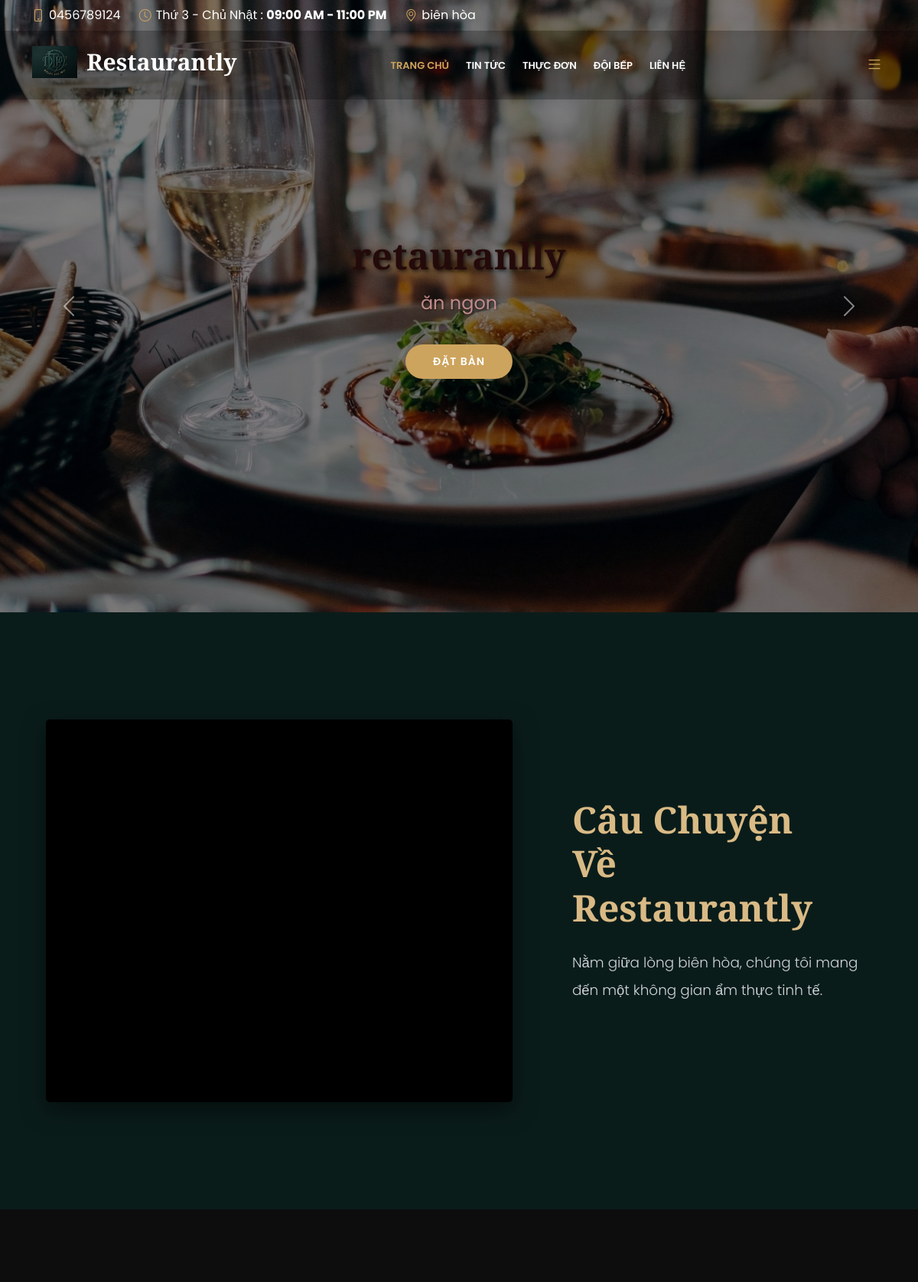
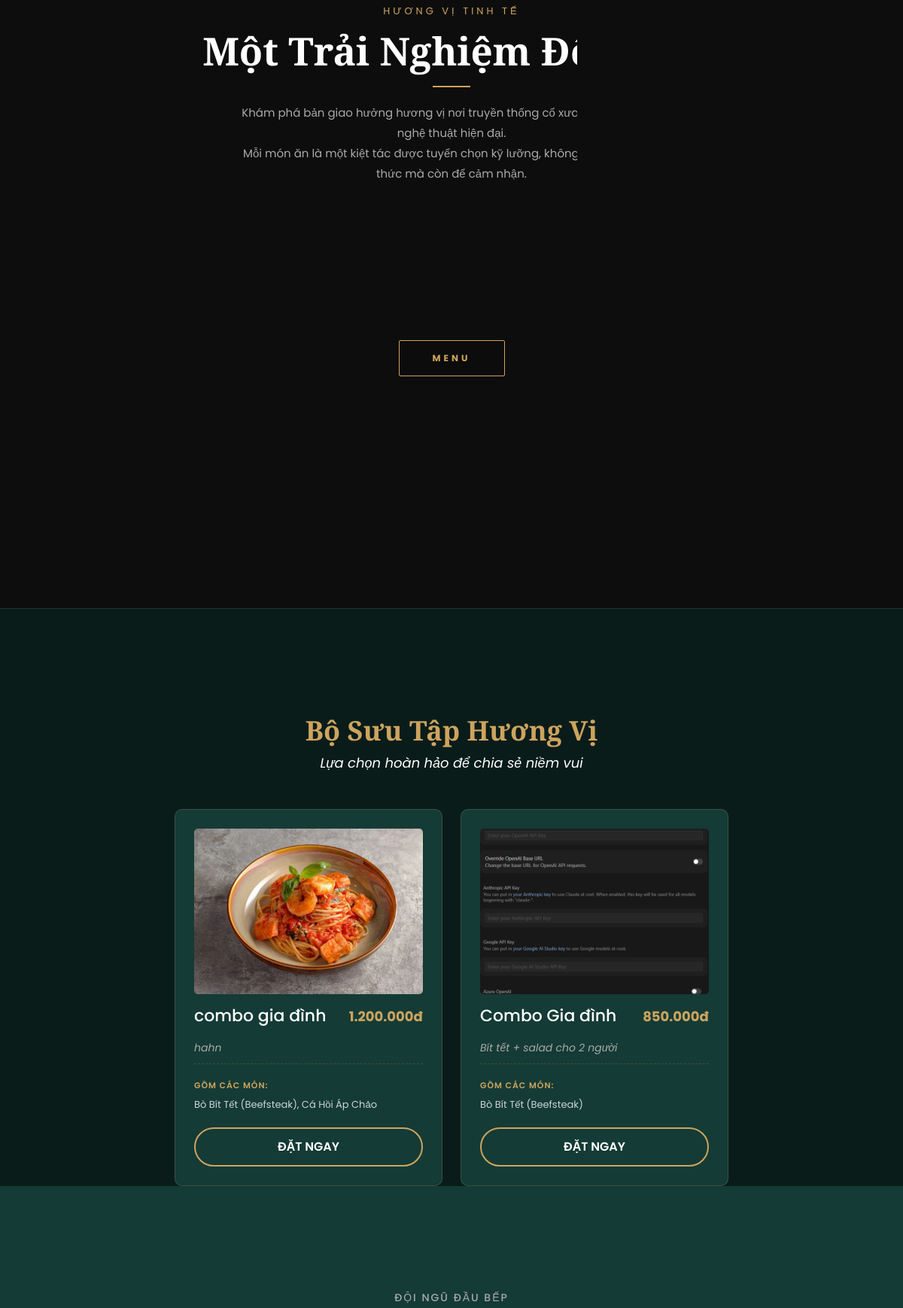
The page / (upper part) on the database its author committed (2 pictures, top to bottom).
### tables this page shows
CREATE TABLE `banners` (
  `id` int(11) NOT NULL,
  `image_url` varchar(255) NOT NULL,
  `title` text DEFAULT NULL,
  `description` text DEFAULT NULL,
  `font_family` varchar(50) DEFAULT 'Poppins',
  `text_color` varchar(20) DEFAULT '#ffffff',
  `text_align` varchar(20) DEFAULT 'center',
  `font_style` varchar(50) DEFAULT 'normal',
  `display_order` int(11) DEFAULT 0,
  `created_at` timestamp NOT NULL DEFAULT current_timestamp(),
  `desc_color` varchar(20) DEFAULT '#eeeeee',
  `desc_font_family` varchar(100) DEFAULT '''Poppins'', sans-serif',
  `desc_font_style` varchar(50) DEFAULT 'normal',
  `title_font_size` int(11) DEFAULT 48,
  `desc_font_size` int(11) DEFAULT 24,
  `is_active` tinyint(1) NOT NULL DEFAULT 1,
  `button_text` varchar(255) DEFAULT NULL,
  `button_link` varchar(255) DEFAULT NULL,
  `button_color` varchar(20) DEFAULT '#cda45e',
  `start_date` datetime DEFAULT NULL,
  `end_date` datetime DEFAULT NULL
);

CREATE TABLE `videos` (
  `id` int(11) NOT NULL,
  `video_type` enum('youtube','local') DEFAULT 'youtube',
  `video_url` varchar(255) DEFAULT NULL,
  `file_path` varchar(255) DEFAULT NULL,
  `created_at` timestamp NOT NULL DEFAULT current_timestamp()
);

CREATE TABLE `foods` (
  `id` int(11) NOT NULL,
  `category_id` int(11) DEFAULT NULL,
  `name` varchar(255) NOT NULL,
  `price` decimal(15,2) NOT NULL,
  `image` varchar(255) DEFAULT NULL,
  `description` text DEFAULT NULL,
  `status` tinyint(1) DEFAULT 1,
  `is_active` tinyint(1) NOT NULL DEFAULT 1,
  `is_chef_recommended` tinyint(1) DEFAULT 0,
  `allergens` text DEFAULT NULL,
  `wine_pairing_id` int(11) DEFAULT NULL,
  `chef_note` text DEFAULT NULL
);

CREATE TABLE `combos` (
  `id` int(11) NOT NULL,
  `name` varchar(255) NOT NULL,
  `description` text DEFAULT NULL,
  `price` decimal(15,2) NOT NULL,
  `image` varchar(255) DEFAULT NULL,
  `status` tinyint(1) DEFAULT 1,
  `is_active` tinyint(1) NOT NULL DEFAULT 1,
  `created_at` timestamp NOT NULL DEFAULT current_timestamp()
);

### index.php (the view, shortened to what this page needs)
<?php
$database = new Database();
$db = $database->getConnection();
$banners_db = [];
$video_type = 'youtube';
$video_url  = '';
$stmt_combos = null;
try {
  $stmt_banners = $db->prepare("SELECT * FROM banners WHERE is_active = 1 AND (start_date IS NULL OR start_date <= NOW()) AND (end_date IS NULL OR end_date >= NOW()) ORDER BY display_order ASC");
  $stmt_banners->execute();
  $banners_db = $stmt_banners->fetchAll(PDO::FETCH_ASSOC);
  $stmt_video = $db->prepare("SELECT * FROM videos ORDER BY id ASC LIMIT 1");
  $stmt_video->execute();
  $video_data = $stmt_video->fetch(PDO::FETCH_ASSOC);
  if ($video_data) {
    $video_type = $video_data['video_type'] ?? 'youtube';
    $video_url  = $video_data['video_url'] ?? '';
  }
  $sql_combos = "SELECT c.*, GROUP_CONCAT(f.name ORDER BY f.name SEPARATOR ', ') as list_foods
                   FROM combos c
                   LEFT JOIN combo_items ci ON c.id = ci.combo_id
                   LEFT JOIN foods f        ON ci.food_id = f.id
                   WHERE c.is_active = 1
                   GROUP BY c.id
                   ORDER BY c.id DESC";
  $stmt_combos = $db->prepare($sql_combos);
  $stmt_combos->execute();
} catch (Exception $e) {
  $home_chefs = [];
}
include __DIR__ . '/views/client/layouts/header.php';
?>
<section id="hero" class="d-flex align-items-center">
  <div id="heroCarousel" class="carousel slide carousel-fade" data-bs-ride="carousel" style="width: 100%; height: 100vh;">
    <div class="carousel-inner">
      <?php
      $first = true;
      foreach ($banners_db as $row):
        $title_weight = ($row['font_style'] == 'bold') ? 'bold' : 'normal';
        $title_style  = ($row['font_style'] == 'italic') ? 'italic' : 'normal';
        $desc_weight  = (($row['desc_font_style'] ?? 'normal') == 'bold') ? 'bold' : 'normal';
        $desc_style   = (($row['desc_font_style'] ?? 'normal') == 'italic') ? 'italic' : 'normal';
      ?>
        <div class="carousel-item <?= $first ? 'active' : '' ?>"
          style="background-image: url('public/assets/img/hero/<?= $row['image_url'] ?>'); background-size: cover; height: 100vh; background-position: center; position: relative;">
          <div style="position: absolute; top: 0; left: 0; right: 0; bottom: 0; background: rgba(0,0,0,0.5);"></div>
          <div class="container position-relative d-flex flex-column justify-content-center h-100"
            style="text-align: <?= $row['text_align'] ?>; z-index: 2;">
            <div class="row">
              <div class="col-lg-12">
                <h1 style="
                    color: <?= $row['text_color'] ?>;
                    font-family: <?= $row['font_family'] ?>;
                    font-size: <?= $row['title_font_size'] ?? 48 ?>px;
                    font-weight: <?= $title_weight ?>;
                    font-style: <?= $title_style ?>;
                    text-shadow: 2px 2px 5px rgba(0,0,0,0.7);
                    margin-bottom: 15px;">
                  <?= htmlspecialchars($row['title']) ?>
                </h1>
                <p style="
                    color: <?= $row['desc_color'] ?? '#eeeeee' ?>;
                    font-family: <?= $row['desc_font_family'] ?? "'Poppins', sans-serif" ?>;
                    font-size: <?= $row['desc_font_size'] ?? 24 ?>px;
                    font-weight: <?= $desc_weight ?>;
                    font-style: <?= $desc_style ?>;
                    text-shadow: 1px 1px 4px rgba(0,0,0,0.7);">
                  <?= htmlspecialchars($row['description']) ?>
                </p>
                <?php if (!empty($row['button_text'])): ?>
                  <a href="<?= htmlspecialchars($row['button_link'] ?? '#') ?>" class="animate__animated animate__fadeInUp" style="
                    display:inline-block;
                    padding:12px 36px;
                    border-radius:50px;
                    text-transform:uppercase;
                    text-decoration:none;
                    font-weight:600;
                    font-size:14px;
                    font-family:'Poppins', sans-serif;
                    letter-spacing:1px;
                    background-color: <?= htmlspecialchars($row['button_color'] ?? '#cda45e') ?>;
                    color: #fff;
                    border: none;
                    transition:0.3s;
                    margin-top:20px;
                " onmouseover="this.style.opacity='0.8';" onmouseout="this.style.opacity='1';">
                    <?= htmlspecialchars($row['button_text']) ?>
                  </a>
                <?php endif; ?>
              </div>
            </div>
          </div>
        </div>
      <?php $first = false;
      endforeach; ?>
    </div>
    <button class="carousel-control-prev" type="button" data-bs-target="#heroCarousel" data-bs-slide="prev">
      <span class="carousel-control-prev-icon"></span>
    </button>
    <button class="carousel-control-next" type="button" data-bs-target="#heroCarousel" data-bs-slide="next">
      <span class="carousel-control-next-icon"></span>
    </button>
  </div>
</section>
<main id="main">
  <section id="about" class="about-section" style="background: #0A1C1A; color: #fff; padding: 140px 0; overflow: hidden;">
    <div class="container-fluid px-0">
      <div class="row g-0 align-items-center">
        <div class="col-lg-7" style="padding-left: 5%; padding-right: 30px;">
          <div class="video-wrapper" style="position: relative; width: 100%; border-radius: 5px; overflow: hidden; box-shadow: 0 10px 30px rgba(0,0,0,0.5); background: #000;">
            <?php if ($video_type == 'youtube' && !empty($video_url)): ?>
              <iframe width="100%" height="500"
                src="https://www.youtube.com/embed/<?php echo htmlspecialchars($video_url); ?>"
                frameborder="0" allowfullscreen style="display: block; border: none;">
              </iframe>
            <?php else: ?>
              <img src="public/assets/img/about.jpg" class="img-fluid" alt="About Us" style="width: 100%; height: 500px; object-fit: cover;">
            <?php endif; ?>
          </div>
        </div>
        <div class="col-lg-5 p-4 p-md-5">
          <div class="about-content" style="padding-right: 5%;">
            <h2 style="font-family: 'Playfair Display', serif; color: #d9ba85; font-size: 3rem; margin-bottom: 25px; font-weight: 700; line-height: 1.2;">
              Câu Chuyện <br> Về <?= htmlspecialchars($settings['restaurant_name'] ?? 'Restaurantly') ?>
            </h2>
            <p style="font-family: 'Poppins', sans-serif; font-weight: 300; line-height: 2; color: #ced4da; font-size: 1.15rem; margin-bottom: 25px;">
              Nằm giữa lòng <?= htmlspecialchars($settings['address'] ?? 'Biên Hòa') ?>, chúng tôi mang đến một không gian ẩm thực tinh tế.
            </p>
          </div>
        </div>
      </div>
    </div>
  </section>
  <section id="menu" class="menu section-bg" style="background: #0d0d0d; padding: 100px 0; overflow: hidden;">
    <?php
    $all_foods_stmt = $db->prepare(
      "SELECT f.*, c.id as cat_id, c.name as cat_name
         FROM foods f
         JOIN categories c ON f.category_id = c.id
         WHERE f.is_active = 1
         ORDER BY f.id ASC"
    );
    $all_foods_stmt->execute();
    $all_foods = $all_foods_stmt->fetchAll(PDO::FETCH_ASSOC);
    $total = count($all_foods);
    $half  = (int)ceil($total / 2);
    $row1  = array_slice($all_foods, 0, $half);
    $row2  = array_slice($all_foods, $half);
    while (count($row1) < 6) $row1 = array_merge($row1, $row1);
    while (count($row2) < 6) $row2 = array_merge($row2, $row2);
    ?>
    <div class="text-center mb-5" style="position:relative; z-index:2;">
      <p style="color:#cda45e; font-family:'Poppins',sans-serif; font-size:13px; letter-spacing:4px; text-transform:uppercase; margin-bottom:12px;">Hương Vị Tinh Tế</p>
      <h2 style="color:#fff; font-family:'Playfair Display',serif; font-size:clamp(2rem,5vw,3.2rem); font-weight:700; margin-bottom:16px;">Một Trải Nghiệm Độc Đáo</h2>
      <div style="width:50px; height:2px; background:#cda45e; margin:0 auto 20px;"></div>
      <p style="color:#aaaaaa; font-family:'Poppins',sans-serif; font-size:15px; max-width:560px; margin:0 auto; line-height:1.8;">
        Khám phá bản giao hưởng hương vị nơi truyền thống cổ xưa hòa quyện với nghệ thuật hiện đại.<br>
        Mỗi món ăn là một kiệt tác được tuyển chọn kỹ lưỡng, không chỉ để thưởng thức mà còn để cảm nhận.
      </p>
    </div>
    <div class="menu-gallery-wrapper" style="position:relative;">
      <div class="menu-marquee-track" style="margin-bottom:8px;">
        <div class="menu-marquee-inner marquee-left">
          <?php
          $display_row1 = array_merge($row1, $row1);
          foreach ($display_row1 as $f): ?>
            <div class="menu-gallery-item">
              <img src="public/assets/img/menu/<?= htmlspecialchars($f['image']) ?>"
                   alt="<?= htmlspecialchars($f['name']) ?>"
                   onerror="this.src='public/assets/img/menu/default.jpg'">
            </div>
          <?php endforeach; ?>
        </div>
      </div>
      <div class="menu-center-btn">
        <a href="menu.php" class="menu-explore-btn">MENU</a>
      </div>
      <div class="menu-marquee-track" style="margin-top:8px;">
        <div class="menu-marquee-inner marquee-right">
          <?php
          $display_row2 = array_merge($row2, $row2);
          foreach ($display_row2 as $f): ?>
            <div class="menu-gallery-item">
              <img src="public/assets/img/menu/<?= htmlspecialchars($f['image']) ?>"
                   alt="<?= htmlspecialchars($f['name']) ?>"
                   onerror="this.src='public/assets/img/menu/default.jpg'">
            </div>
          <?php endforeach; ?>
        </div>
      </div>
    </div>
  </section>
  <section id="combos" style="background: #0A1C1A; padding: 140px 0; border-top: 1px solid rgba(212,176,106,0.15); border-bottom: 1px solid rgba(212,176,106,0.15);">
    <div class="container">
      <div class="section-title text-center mb-5">
        <h2 style="color: #cda45e; font-family: 'Playfair Display', serif; font-size: 36px; font-weight: 700;">Bộ Sưu Tập Hương Vị</h2>
        <p style="color: #fff; font-size: 18px; font-style: italic;">Lựa chọn hoàn hảo để chia sẻ niềm vui</p>
      </div>
      <div class="row g-4 justify-content-center">
        <?php if ($stmt_combos): ?>
          <?php while ($row = $stmt_combos->fetch(PDO::FETCH_ASSOC)): ?>
            <div class="col-lg-4 col-md-6">
              <div class="combo-card-custom">
                <div class="combo-img mb-3">
                  <img src="public/assets/img/combos/<?= htmlspecialchars($row['image'] ?: 'default-combo.jpg') ?>"
                    alt="<?= htmlspecialchars($row['name']) ?>"
                    onerror="this.src='public/assets/img/combos/default-combo.jpg'">
                </div>
                <div class="d-flex justify-content-between align-items-center mb-2">
                  <h4 class="combo-name-custom"><?= htmlspecialchars($row['name']) ?></h4>
                  <span class="combo-price-custom"><?= number_format($row['price'], 0, ',', '.') ?>đ</span>
                </div>
                <p class="combo-desc-custom"><?= htmlspecialchars($row['description']) ?></p>
                <div class="combo-items-list">
                  <small>Gồm các món:</small>
                  <p><?= htmlspecialchars($row['list_foods']) ?></p>
                </div>
                <button onclick="addToCart('combo', <?= $row['id'] ?>)" class="btn-combo-order">Đặt ngay</button>
              </div>
            </div>
          <?php endwhile; ?>
        <?php endif; ?>
      </div>
    </div>
  <section id="chefs" class="chefs" style="background: #143B36; padding: 140px 0;">
    <div class="container">
      <div class="section-title text-center mb-5">
        <h2 class="chefs-subtitle">Đội ngũ đầu bếp</h2>
      </div>
    </div>
  </section>
</main>
<?php include __DIR__ . '/views/client/layouts/footer.php'; ?>

### rows shown on the page
banners: image_url (picture), title "retauranlly", description "ăn ngon", button_text "ĐẶT BÀN"
foods: image (picture)
foods: image (picture)
foods: image (picture)
foods: image (picture)
foods: image (picture)
foods: image (picture)
foods: image (picture)
foods: image (picture)
foods: image (picture)
foods: image (picture)
combos: image (picture), name "combo gia đình", price "1.200.000", description "hahn", list_foods "Bò Bít Tết (Beefsteak), Cá Hồi Áp Chảo"
combos: image (picture), name "Combo Gia đình", price "850.000", description "Bít tết + salad cho 2 người", list_foods "Bò Bít Tết (Beefsteak)"

### other values the page prints
$settings['hotline'] "0456789124"
$settings['open_days'] "Thứ 3 - Chủ Nhật"
$settings['open_time'] "09:00 AM - 11:00 PM"
$settings['address'] "biên hòa"
$settings['restaurant_name'] "Restaurantly"
